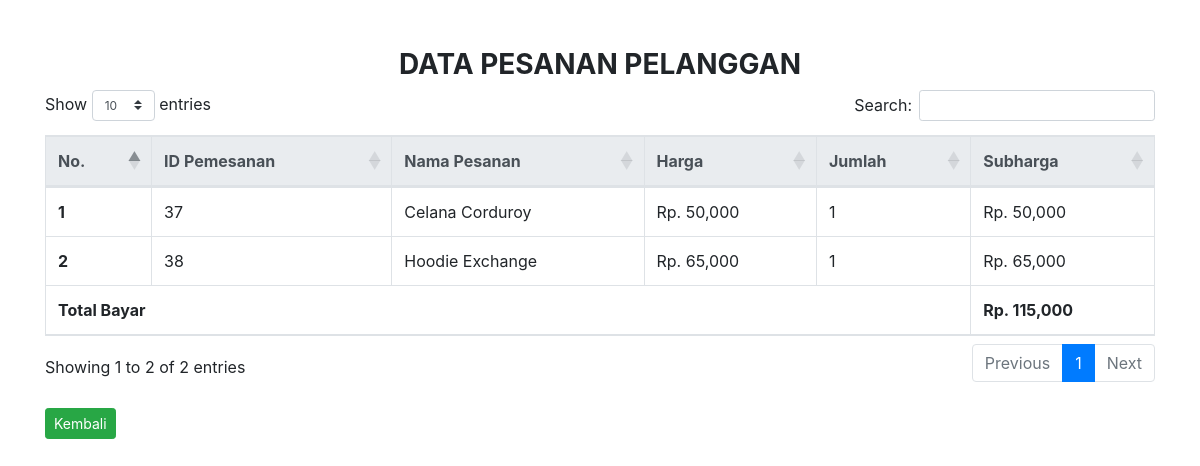
Page /pages/control/admin/detail_pesanan.php?id=47 (signed in) on the committed database.
### tables this page shows
CREATE TABLE `pemesanan_produk` (
  `id_pemesanan_produk` int(50) NOT NULL,
  `id_pemesanan` int(50) NOT NULL,
  `id_menu` varchar(50) NOT NULL,
  `jumlah` int(50) NOT NULL
);

CREATE TABLE `produk` (
  `id_menu` int(50) NOT NULL,
  `nama_menu` varchar(50) NOT NULL,
  `jenis_menu` varchar(50) NOT NULL,
  `stok` int(50) NOT NULL,
  `harga` int(50) NOT NULL,
  `gambar` varchar(100) NOT NULL
);

### pages/control/admin/detail_pesanan.php (the view, shortened to what this page needs)
<?php
    include('../koneksi.php');
      if(!isset($_SESSION['login_user'])) {
        header("location: ../login.php");
      }else{
?>
<!doctype html>
<html lang="en">
  <head>
    <link rel="stylesheet" href="https://stackpath.bootstrapcdn.com/bootstrap/4.5.0/css/bootstrap.min.css">
    <link rel="stylesheet" type="text/css" href="../../../css/bootstrap.min.css">
    <link rel="stylesheet" type="text/css" href="../../../css/index.css">
    <link rel="stylesheet" type="text/css" href="../../../fontawesome/css/all.min.css">
    <link rel="stylesheet" type="text/css" href="https://cdnjs.cloudflare.com/ajax/libs/twitter-bootstrap/4.1.3/css/bootstrap.css">
    <link rel="stylesheet" type="text/css" href="https://cdn.datatables.net/1.10.21/css/dataTables.bootstrap4.min.css">
  </head>
  <body>
    <div class="container">
      <div class="judul-pesanan mt-5">
        <h3 class="text-center font-weight-bold">DATA PESANAN PELANGGAN</h3>
      </div>
      <table class="table table-bordered" id="example">
        <thead class="thead-light">
          <tr>
            <th scope="col">No.</th>
            <th scope="col">ID Pemesanan</th>
            <th scope="col">Nama Pesanan</th>
            <th scope="col">Harga</th>
            <th scope="col">Jumlah</th>
            <th scope="col">Subharga</th>
          </tr>
        </thead>
        <tbody>
          <?php $nomor=1; ?>
          <?php $totalbelanja = 0; ?>
          <?php
              $ambil = $koneksi->query("SELECT * FROM pemesanan_produk JOIN produk ON pemesanan_produk.id_menu=produk.id_menu
                WHERE pemesanan_produk.id_pemesanan='$_GET[id]'");
           ?>
           <?php while ($pecah=$ambil->fetch_assoc()) { ?>
           <?php $subharga1=$pecah['harga']*$pecah['jumlah']; ?>
          <tr>
            <th scope="row"><?php echo $nomor; ?></th>
            <td><?php echo $pecah['id_pemesanan_produk']; ?></td>
            <td><?php echo $pecah['nama_menu']; ?></td>
            <td>Rp. <?php echo number_format($pecah['harga']); ?></td>
            <td><?php echo $pecah['jumlah']; ?></td>
            <td>
              Rp. <?php echo number_format($pecah['harga']*$pecah['jumlah']); ?>
            </td>
          </tr>
          <?php $nomor++; ?>
          <?php $totalbelanja+=$subharga1; ?>
          <?php } ?>
        </tbody>
         <tfoot>
          <tr>
            <th colspan="5">Total Bayar</th>
            <th>Rp. <?php echo number_format($totalbelanja) ?></th>
          </tr>
        </tfoot>
      </table><br>
      <form method="POST" action="">
        <a href="../../admin/pesanan.php" class="btn btn-success btn-sm">Kembali</a>
      </form>
    </div>
  </body>
</html>
<?php } ?>

### css/index.css (style rules this page uses)
html { scroll-behavior: smooth; }
body { font-family: sans-serif; font-size: 16px; }

### rows in the picture
pemesanan_produk: id_pemesanan_produk "37", id_menu.nama_menu "Celana Corduroy", id_menu.harga "50,000", jumlah "1", $pecah['harga']*$pecah['jumlah'] "50,000"
pemesanan_produk: id_pemesanan_produk "38", id_menu.nama_menu "Hoodie Exchange", id_menu.harga "65,000", jumlah "1", $pecah['harga']*$pecah['jumlah'] "65,000"

### other values in the picture
$totalbelanja "115,000"
